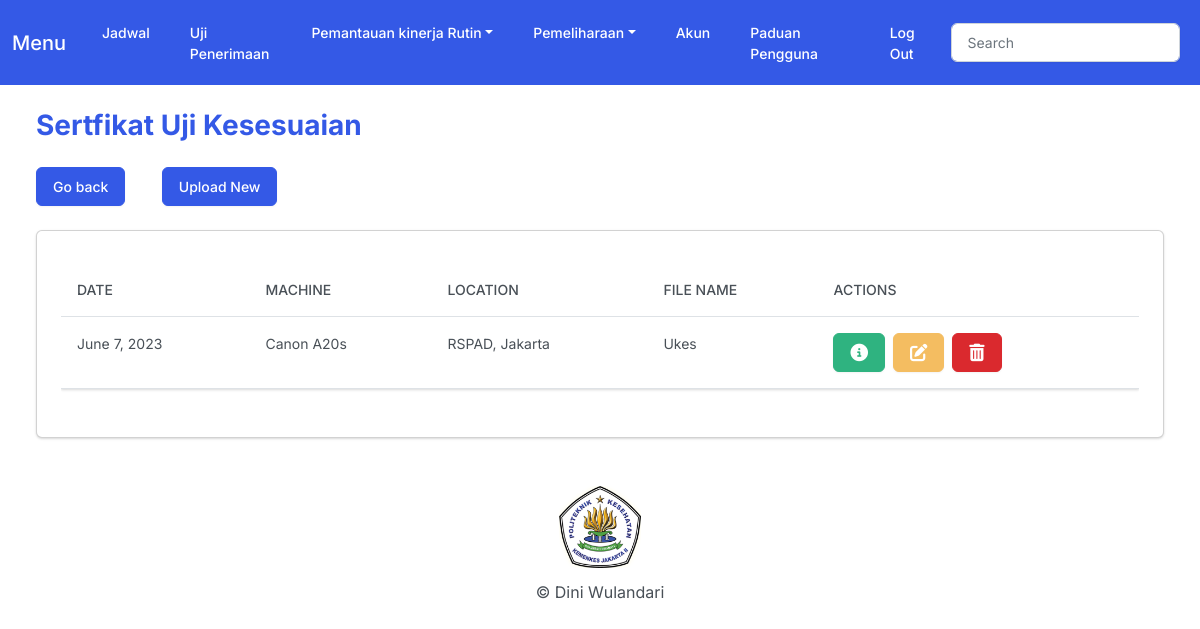
Page /home_sertifukes/ (signed in) on the earlier database version.
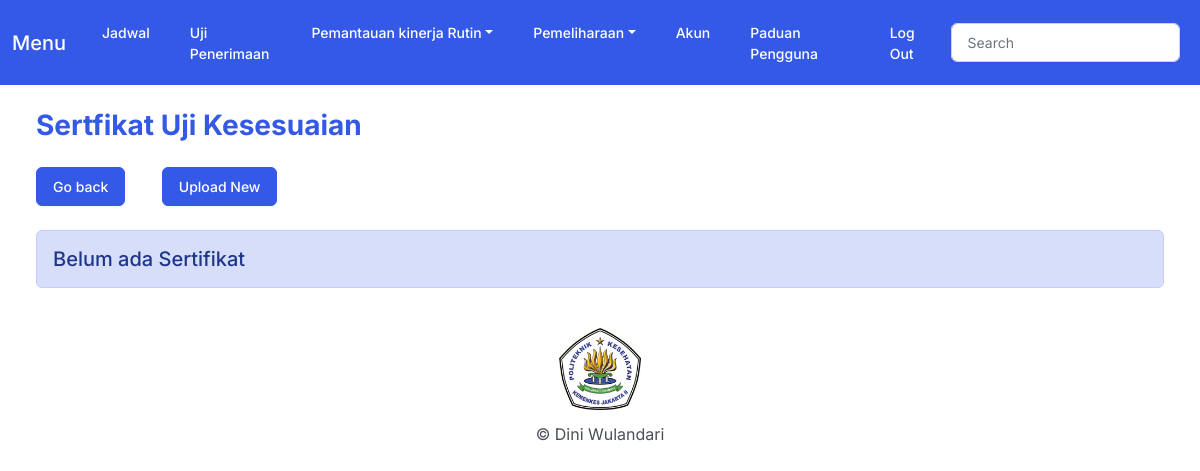
Same page on the later database version.
### myapp/models.py (models this page shows)
class Sertifukes(models.Model):
    user = models.ForeignKey(User, on_delete=models.CASCADE, null=True)
    submit_date = models.DateField(null=True)
    location = models.CharField(max_length=150)
    file_name = models.CharField(max_length=150)
    machine = models.CharField(max_length=150)
    serial = models.CharField(max_length=150)
    pdf_file = models.FileField(upload_to='sertifukes/')

### myapp/views.py (the view)
# urls.py: path('home_sertifukes/', views.home_sertifukes, name='home_sertifukes'),
@login_required
def home_sertifukes(request):
    sertifukes = Sertifukes.objects.filter(user=request.user)
    return render(request, 'myapp/ukes/home_sertifukes.html', {
        'sertifukes': sertifukes
    })

### myapp/templates/myapp/ukes/home_sertifukes.html (shortened to what this page needs)
{% extends 'myapp/base.html' %}
{% block body %}
<h3 class="m-4 text-primary fw-bold">Sertfikat Uji Kesesuaian</h3>
<div class="row">
    <div class="col-12">
        <a href="{% url 'home_ukes' %}" class="btn btn-primary ms-4 me-4 mb-4">Go back</a>
        <a href="{% url 'add_sertifukes' %}" class="btn btn-primary ms-2 me-2 mb-4">Upload New</a>
        {% if sertifukes %}
        <div class="card bg-secondary ms-4 me-4 mb-4">
            <div class="card-body">
                <p class="card-text">
                <div class="table-responsive">
                    <table class="table table-hover">
                        <thead>
                            <tr>
                                <th scope="col">Date</th>
                                <th scope="col">Machine</th>
                                <th scope="col">Location</th>
                                <th scope="col">File name</th>
                                <th scope="col">Actions</th>
                            </tr>
                        </thead>
                        <tbody class="myTable">
                            {% for sertifukes in sertifukes %}
                            <tr>
                                <td>{{sertifukes.submit_date}}</td>
                                <td>{{sertifukes.machine}}</td>
                                <td>{{sertifukes.location}}</td>
                                <td>{{sertifukes.file_name}}</td>
                                <td>
                                    <button type="button" class="btn btn-success me-1"
                                        href="{% url 'view_sertifukes' sertifukes.id %}" data-bs-toggle="modal"
                                        data-bs-target="#myModal{{sertifukes.id}}">
                                        </button>
                                    <a href="{% url 'edit_sertifukes' sertifukes.id %}"
                                        class="btn btn-warning me-1"></a>
                                    <button class="btn btn-danger" data-bs-toggle="modal"
                                        data-bs-target="#delete_sertifukes{{sertifkalibrasi.id}}"></button>
                                </td>
                            </tr>
                            {% endfor %}
                        </tbody>
                    </table>
                </div>
                </p>
            </div>
        </div>
        {% else %}
        <h5 class="alert alert-primary ms-4 me-4">Belum ada Sertifikat</h5>
        {% endif %}
    </div>
</div>
{% endblock %}

Differences in the rows shown:
removed Sertifukes: submit_date "June 7, 2023", machine "Canon A20s", location "RSPAD, Jakarta", file_name "Ukes"
Other differences:
text no longer shown: "DATE MACHINE LOCATION FILE NAME ACTIONS"
text now shown: "Belum ada Sertifikat"
